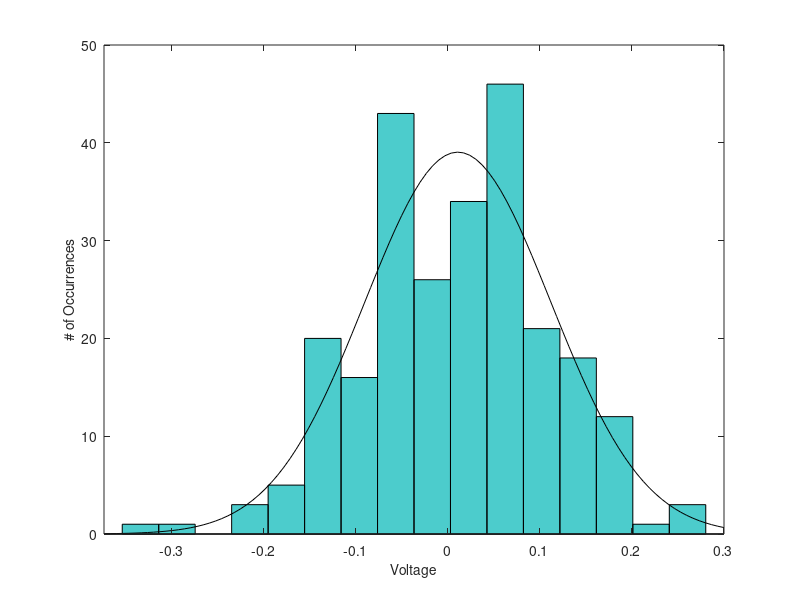

Recreate this plot in MATLAB.
clear min
clear max

data = importdata('robustness_nand.csv');
vdd=data.data(:,1);
vss=data.data(:,2);
% Generate histogram
h1=histfit(vdd);
set(h1(1),'facecolor',[0.5 0.9 1]); set(h1(2),'color','black')
hold on;
h2=histfit(vss);
set(h2(1),'facecolor',[0.3 0.8 0.8]); set(h2(2),'color','black')
%title("Distribution of the Voltage at Power Rails",'FontSize',12)
xlabel("Voltage",'FontSize',10)
ylabel("# of Occurrences",'FontSize',10)


% vdd: Calculate the min, max, mean, median, and standard deviation
vdd_minx=min(vdd)
vdd_maxx=max(vdd)
vdd_mn=mean(vdd)
vdd_md=median(vdd)
vdd_stdv=std(vdd)

% vss: Calculate the min, max, mean, median, and standard deviation
vss_minx=min(vss)
vss_maxx=max(vss)
vss_mn=mean(vss)
vss_md=median(vss)
vss_stdv=std(vss)
